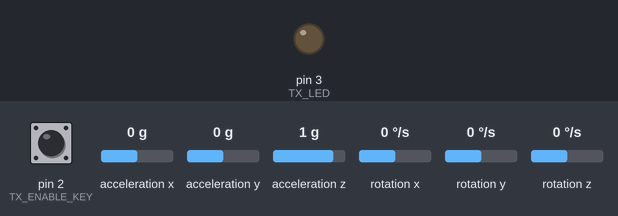
Bench run of a sketch on a simulated Arduino Uno, built with avr-gcc and run on an emulated ATmega328P. Parts: output pins drawn as LEDs (lit = HIGH). Inputs (shaded band) come from the test bench; at power-on: pin 2 (TX_ENABLE_KEY) HIGH, acceleration x 0 g, acceleration y 0 g, acceleration z 1 g, rotation x 0 °/s, rotation y 0 °/s, rotation z 0 °/s. No radio packets arrive unless stated; what the sketch prints to the serial monitor is not drawn.

Above: at 1.2 s.
1.3 s: pin 2 (TX_ENABLE_KEY) pulled LOW for 0.15 s
At 2.1 s:
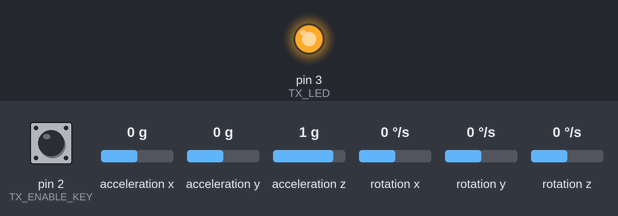
4.8 s: pin 2 (TX_ENABLE_KEY) pulled LOW for 1 s
At 5.5 s:
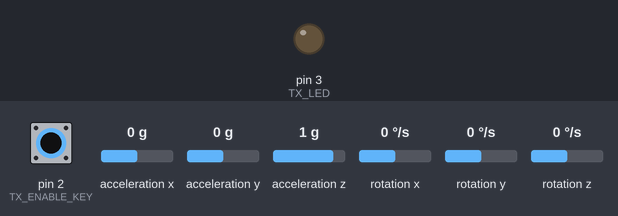
7.3 s: pin 2 (TX_ENABLE_KEY) pulled LOW for 3.2 s
At 8.4 s:
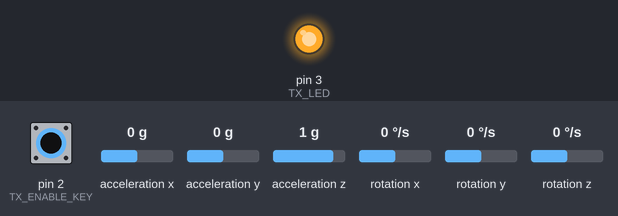
Timing chart, 0 to 10.3 s (numbered marks = the images above; inputs shaded):
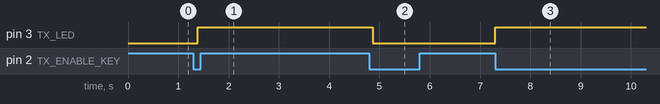

The sketch:

Hand_Gesture_car_Tx_ver_02.ino
```cpp
#include <SPI.h>
#include <nRF24L01.h>
#include <RF24.h>
#include "Wire.h"
#include "MPU6050.h"

#define CSN_GPIO    8
#define CE_GPIO     7

// Hardware configuration
RF24 radio(CE_GPIO, CSN_GPIO);                           // Set up nRF24L01 radio on SPI bus plus pins 7 & 8
MPU6050 accelgyro;

int16_t ax, ay, az; // x-axis and y-axis values, for this application z-axis is not needed.
int16_t gx, gy, gz; // these values are not used, just declaring to pass in the function.

#define TX_ENABLE_KEY     2
#define TX_LED            3

const byte Address[6] = "00001";
int Pot_Val_Y = 0,Pot_Val_X = 0, Up_key = 0, Dn_key = 0, Left_key = 0, Right_key = 0;
unsigned char Tx_command = 0,Speed_index = 0,Tx_Enable_Flag = 0,TX_Key_Pressed = 0;
unsigned char Tx_Array[2];


void setup() {
  Serial.begin(115200);
  pinMode(TX_ENABLE_KEY, INPUT_PULLUP);
  pinMode(TX_LED, OUTPUT);

  radio.begin();
  radio.openWritingPipe(Address);
  radio.setPALevel(RF24_PA_MAX);
  radio.stopListening();
  radio.write(&Tx_command, sizeof(Tx_command));

  Wire.begin();
  Serial.println("Initializing I2C devices...");
  accelgyro.initialize();

  // verify connection
  Serial.println("Testing device connections...");
  Serial.println(accelgyro.testConnection() ? "MPU6050 connection successful" : "MPU6050 connection failed");

  Tx_Array[0] = 0;
  Tx_Array[1] = 0;

}

void loop()
{
  accelgyro.getMotion6(&ax, &ay, &az, &gx, &gy, &gz); // we are getting all 6 value from MPU6050 i.e. 3 Accelerometer values and 3 Gyro values viz. ax,ay,az,gx,gy and gz.

  if(!(PIND & 0x04)&&(TX_Key_Pressed==0))
  {
      TX_Key_Pressed = 1;
      if(Tx_Enable_Flag==0)
      {
        Tx_Enable_Flag = 1;
        PORTD |= 0x08;
        //Serial.println("A");
      }
      else
      {
        Tx_Enable_Flag = 0;
        PORTD &= 0xF7;
        //Serial.println("B");
      }
      //PORTD |= 0x08;
      Serial.println("Pressed");
  }
  else if((PIND & 0x04)&&(TX_Key_Pressed==1))
  {
    TX_Key_Pressed = 0;
    Serial.println("Released");
  }

  if((ay<=-4000)||((ay>=4000)))
  {
    //Serial.print("A , ");         // uncomment A,B,C..... if you are debugging
    if((ax>=-4000)||((ax<=4000)))
    {
      Serial.print("B , ");
      if((ay<=-4000))
      {
          //Serial.print("C , ");
          Tx_command = 1;                     // forward
          Speed_index = (ay + 4000)/-2000 + 1; // more the negative value more the speed. ay valu varies from -16384 to +16384 same for ax and others.
          if(Speed_index>5)
          {
            Speed_index = 5;
          }
      }

      if((ay>=4000))
      {
          //Serial.print("D , ");
          Tx_command = 2;                     // Backward
          Speed_index = (ay - 4000)/2000 + 1; // more the positive value more the speed. ay valu varies from -16384 to +16384 same for ax and others.
          if(Speed_index>5)
          {
            Speed_index = 5;
          }
      }
    }
    else
    {
        //Serial.print("E , ");
        Tx_command = 0;
        Speed_index = 0;
    }
  }
  else if((ax<=-4000)||((ax>=4000)))
  {
    //Serial.print("F , ");
    if((ay>=-4000)||((ay<=4000)))
    {
      //Serial.print("G , ");
      if((ax<=-4000))
      {
          //Serial.print("H , ");
          Tx_command = 4;                     // Right
          Speed_index = (ax + 4000)/-2000 + 1; // more the negative value more the speed. ax valu varies from -16384 to +16384 same for ay and others.
          if(Speed_index>5)
          {
            Speed_index = 5;
          }
      }

      if((ax>=4000))
      {
          //Serial.print("I , ");
          Tx_command = 3;                     // Left
          Speed_index = (ax - 4000)/2000 + 1; // more the positive value more the speed. ax valu varies from -16384 to +16384 same for ay and others.
          if(Speed_index>5)
          {
            Speed_index = 5;
          }
      }
    }
    else
    {
        //Serial.print("J , ");
        Tx_command = 0;
        Speed_index = 0;
    }
  }
  else
  {
      //Serial.print("K , ");
      Tx_command = 0;
      Speed_index = 0;
  }
  Serial.print(Tx_command);
  Serial.print(" , ");
  Serial.println(Speed_index);
  // if(Tx_Enable_Flag)
  // {
    Tx_Array[0] = Tx_command;
    Tx_Array[1] = Speed_index;
    radio.write(&Tx_Array, 2);    // 1st byte = Direction , 2nd Byte = Speed
  // }
  delay(100);
}
```

Measured:
- after the input at 1.3 s, pin 3 (TX_LED): LOW → HIGH after 0.09 s
- after the input at 4.8 s, pin 3 (TX_LED): HIGH → LOW after 0.07 s
- after the input at 7.3 s, pin 3 (TX_LED): LOW → HIGH at once
